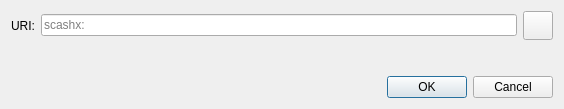
<?xml version="1.0" encoding="UTF-8"?>
<ui version="4.0">
 <class>OpenURIDialog</class>
 <widget class="QDialog" name="OpenURIDialog">
  <property name="geometry">
   <rect>
    <x>0</x>
    <y>0</y>
    <width>564</width>
    <height>109</height>
   </rect>
  </property>
  <property name="windowTitle">
   <string>Open ScashX URI</string>
  </property>
  <layout class="QVBoxLayout" name="verticalLayout">
   <item>
    <layout class="QHBoxLayout" name="horizontalLayout">
     <item>
      <widget class="QLabel" name="label">
       <property name="text">
        <string>URI:</string>
       </property>
      </widget>
     </item>
     <item>
      <widget class="QValidatedLineEdit" name="uriEdit">
       <property name="placeholderText">
        <string notr="true">scashx:</string>
       </property>
      </widget>
     </item>
     <item>
      <widget class="QToolButton" name="pasteButton">
       <property name="toolTip">
        <string extracomment="Tooltip text for button that allows you to paste an address that is in your clipboard.">Paste address from clipboard</string>
       </property>
       <property name="text">
        <string/>
       </property>
       <property name="icon">
        <iconset resource="../bitcoin.qrc">
         <normaloff>:/icons/editpaste</normaloff>:/icons/editpaste
        </iconset>
       </property>
       <property name="iconSize">
        <size>
         <width>22</width>
         <height>22</height>
        </size>
       </property>
      </widget>
     </item>
    </layout>
   </item>
   <item>
    <spacer name="verticalSpacer">
     <property name="orientation">
      <enum>Qt::Vertical</enum>
     </property>
     <property name="sizeHint" stdset="0">
      <size>
       <width>20</width>
       <height>40</height>
      </size>
     </property>
    </spacer>
   </item>
   <item>
    <widget class="QDialogButtonBox" name="buttonBox">
     <property name="orientation">
      <enum>Qt::Horizontal</enum>
     </property>
     <property name="standardButtons">
      <set>QDialogButtonBox::Cancel|QDialogButtonBox::Ok</set>
     </property>
    </widget>
   </item>
  </layout>
 </widget>
 <customwidgets>
  <customwidget>
   <class>QValidatedLineEdit</class>
   <extends>QLineEdit</extends>
   <header>qt/qvalidatedlineedit.h</header>
  </customwidget>
 </customwidgets>
 <resources/>
 <connections>
  <connection>
   <sender>buttonBox</sender>
   <signal>accepted()</signal>
   <receiver>OpenURIDialog</receiver>
   <slot>accept()</slot>
   <hints>
    <hint type="sourcelabel">
     <x>248</x>
     <y>254</y>
    </hint>
    <hint type="destinationlabel">
     <x>157</x>
     <y>274</y>
    </hint>
   </hints>
  </connection>
  <connection>
   <sender>buttonBox</sender>
   <signal>rejected()</signal>
   <receiver>OpenURIDialog</receiver>
   <slot>reject()</slot>
   <hints>
    <hint type="sourcelabel">
     <x>316</x>
     <y>260</y>
    </hint>
    <hint type="destinationlabel">
     <x>286</x>
     <y>274</y>
    </hint>
   </hints>
  </connection>
 </connections>
</ui>
